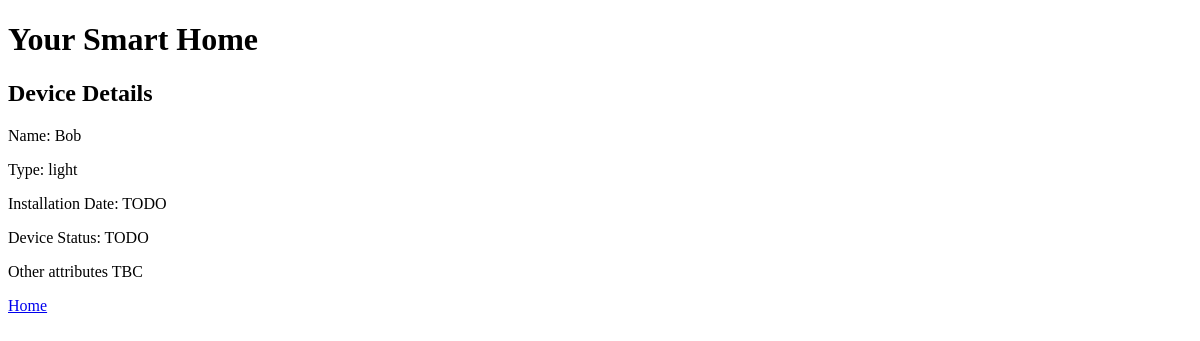
Page /devices/details/1 on the earlier database version.
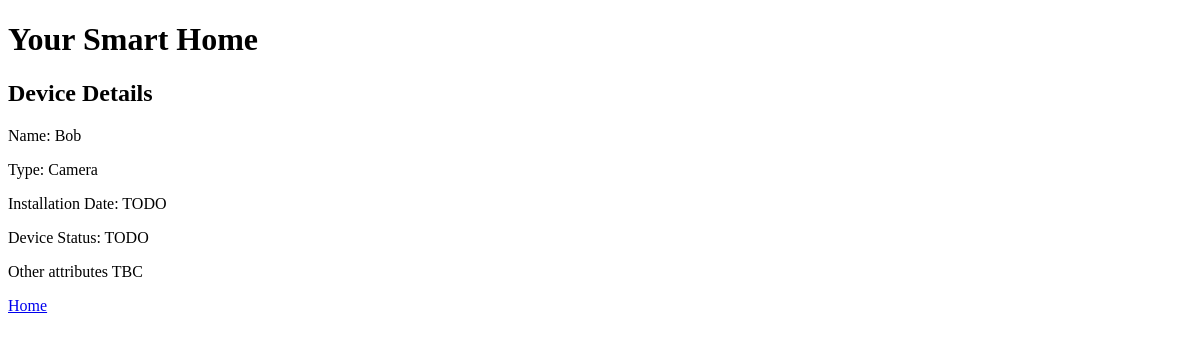
Same page on the later database version.
### devices/models.py (models this page shows)
class Devices(models.Model):
  DEVICES = {
      "Light": "Light",
      "Lock": "Lock",
      "Camera": "Camera",
  }
  device_name = models.CharField(max_length=20)
  device_type = models.CharField(max_length=20, choices=DEVICES)

### devices/views.py (the view)
# urls.py: path('devices/details/<int:id>', views.device_details, name="device_details"),
def device_details(request, id):
	device_details = Devices.objects.get(id=id)
	device_dict = {
		"device_details": device_details,
	}
	return render(request, 'details.html', device_dict)

### devices/templates/details.html
{% extends "base_device_template.html" %}
{% block device %}
<h2>Device Details</h2>
<p>Name: {{ device_details.device_name }}</p>
<p>Type: {{ device_details.device_type }}</p>
<p>Installation Date: TODO</p>
<p>Device Status: TODO</p>
<p>Other attributes TBC</p>
{% endblock %}

Differences in the rows shown:
changed Devices "Bob": device_type "light" → "Camera"
